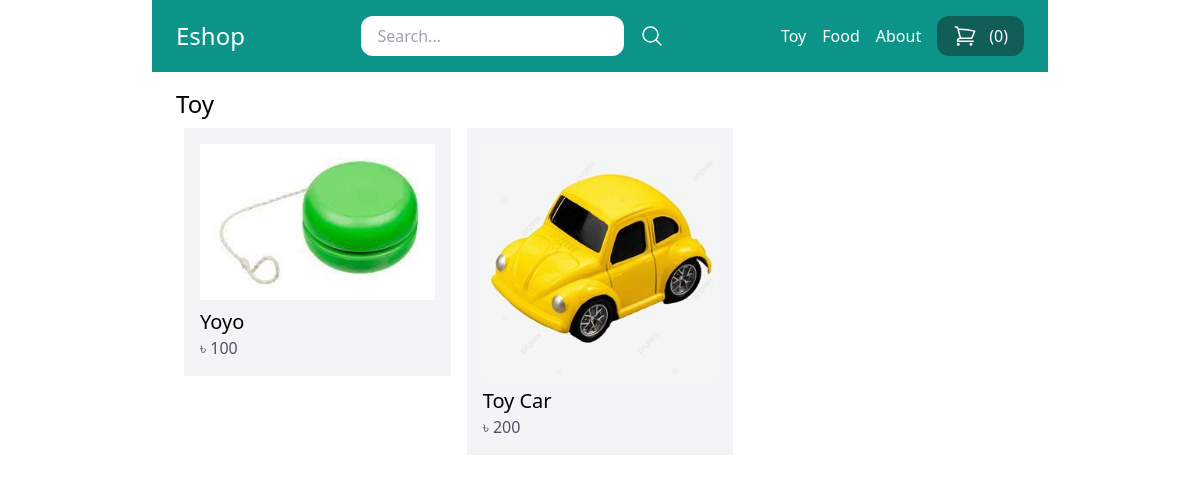
/product/toy/, run on the app's committed database.
### store/models.py (models this page shows, shortened)
class Category(models.Model):
	title = models.CharField(max_length=50)
	slug = models.SlugField(max_length=50)
	class Meta:
		verbose_name_plural = 'Categories'

class Product(models.Model):
	DRAFT = 'draft'
	WAITING_APPROVAL = 'waitingapproval'
	ACTIVE = 'active'
	DELETED = 'deleted'
	STATUS_CHOICES = {
		(DRAFT, 'Draft'),
		(WAITING_APPROVAL, 'Waiting approval'),
		(ACTIVE, 'Active'),
		(DELETED, 'Deleted'),
	}
	user = models.ForeignKey(User, related_name='products', on_delete=models.CASCADE)
	category = models.ForeignKey(Category, related_name='products', on_delete=models.CASCADE)
	title = models.CharField(max_length=50)
	slug = models.SlugField(max_length=50)
	description = models.TextField(blank=True)
	price = models.IntegerField()
	image = models.ImageField(upload_to='uploads/product_images', blank=True, null=True)
	thumbnail = models.ImageField(upload_to='uploads/product_images/thumbnail', blank=True, null=True)
	created_at = models.DateTimeField(auto_now_add=True)
	updated_at = models.DateTimeField(auto_now=True)
	status = models.CharField(max_length=50, choices=STATUS_CHOICES, default=ACTIVE)
	class Meta:
		ordering = ('-created_at',)
	def get_thumbnail(self):
		if self.thumbnail:
			return self.thumbnail.url

### store/views.py (the view)
# urls.py: path('product/<slug:slug>/', views.category_detail, name='category_detail'),
def category_detail(request, slug):
	category = get_object_or_404(Category, slug=slug)
	products = category.products.filter(status=Product.ACTIVE)
	return render(request, 'store/category_detail.html', {
		'category' : category,
		'products' : products,
		})

### store/cart.py (called while the page is built)
    def __len__(self):
        return sum(item['quantity'] for item in self.cart.values())

### store/context_processors.py (called while the page is built)
def cart(request):
	return {'cart' : Cart(request)}

### store/templatetags/menu.py (called while the page is built)
@register.inclusion_tag('core/menu.html')
def menu():
	categories = Category.objects.all()
	return {'categories' : categories}

### store/templates/store/category_detail.html (shortened to what this page needs)
{% extends 'core/base.html' %}
{% block content %}
<h1 class="text-2xl">{{ category.title }}</h1>
{% include 'store/partials/products.html' %}
{% endblock %}

### core/templates/core/menu.html
{% for category in categories %}
	<a href="{% url 'category_detail' category.slug %}" class="text-white">{{ category.title }}</a>
{% endfor %}
<a href="{% url 'about' %}" class="text-white">About</a>

### store/templates/store/partials/products.html
<div class="flex flex-wrap">
	{% for product in products %}
	<div class="product w-1/3 p-2">
		<div class="p-4 bg-gray-100">
			<a href="{%  url 'product_detail' product.category.slug product.slug %}">
			<div class="image mb-2">
				<img src="{{ product.get_thumbnail }}" alt="Image of {{ product.title }}">
			</div>
			<h2 class="text-xl">{{ product.title }}</h2>
			<p class="text-s text-gray-600">৳ {{ product.price }} </p>
			</a>
		</div>
	</div>
	{% endfor %}
</div>

### data on the page
Category: title "Toy"
Category: title "Food"
Product: get_thumbnail (picture), title "Yoyo", price "100"
Product: get_thumbnail (picture), title "Toy Car", price "200"

### other printed values
{{ cart|length }} "0"
